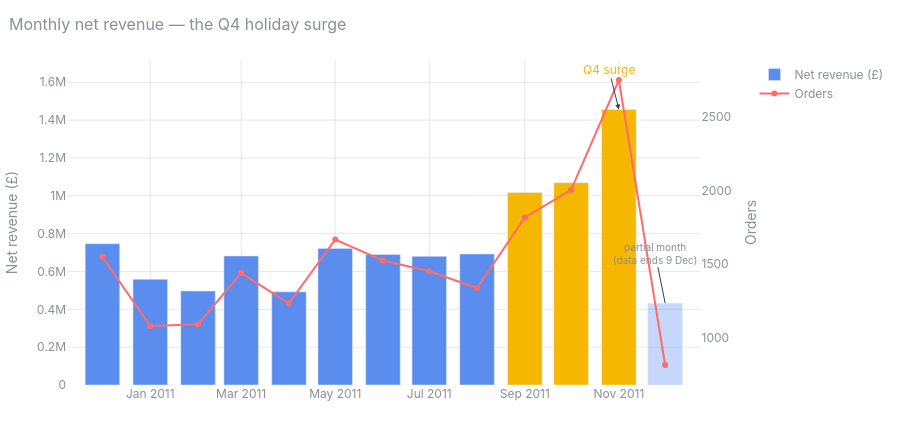

Notebook source saved alongside this figure:
### Markdown cell above
## Time · how does revenue change, and when is the shop strongest?

### Code cell
viz.monthly_revenue(df)

### Figure 1 — Plotly figure (JSON) as saved in the notebook; plotly's stock layout.template omitted (floating-point values rounded to 4 significant figures)
{"data": [{"hovertemplate": "%{x}<br>£%{y:,.0f}<extra></extra>", "marker": {"color": ["#5b8def", "#5b8def", "#5b8def", "#5b8def", "#5b8def", "#5b8def", "#5b8def", "#5b8def", "#5b8def", "#f5b700", "#f5b700", "#f5b700", "rgba(91,141,239,.35)"]}, "name": "Net revenue (£)", "type": "bar", "x": ["2010-12", "2011-01", "2011-02", "2011-03", "2011-04", "2011-05", "2011-06", "2011-07", "2011-08", "2011-09", "2011-10", "2011-11", "2011-12"], "y": [746700.0, 558400.0, 497000.0, 682000.0, 492400.0, 722100.0, 690000.0, 680200.0, 692400.0, 1018000.0, 1069000.0, 1456000.0, 432700.0]}, {"hovertemplate": "%{x}<br>%{y:,} orders<extra></extra>", "line": {"color": "#ff6b6b", "width": 2}, "mode": "lines+markers", "name": "Orders", "type": "scatter", "x": ["2010-12", "2011-01", "2011-02", "2011-03", "2011-04", "2011-05", "2011-06", "2011-07", "2011-08", "2011-09", "2011-10", "2011-11", "2011-12"], "xaxis": "x", "y": [1550, 1081, 1093, 1440, 1235, 1668, 1525, 1452, 1339, 1818, 2005, 2751, 816], "yaxis": "y2"}], "layout": {"annotations": [{"arrowhead": 2, "ay": -40, "font": {"color": "#f5b700"}, "showarrow": true, "text": "Q4 surge", "x": "2011-11", "y": 1456000.0}, {"ay": -50, "font": {"size": 10}, "showarrow": true, "text": "partial month<br>(data ends 9 Dec)", "x": "2011-12", "y": 432700.0}], "font": {"color": "#8a8f98", "family": "Inter, system-ui, sans-serif", "size": 12}, "height": 430, "hoverlabel": {"font": {"size": 12}}, "legend": {"bgcolor": "rgba(0,0,0,0)"}, "margin": {"b": 45, "l": 50, "r": 20, "t": 60}, "paper_bgcolor": "rgba(0,0,0,0)", "plot_bgcolor": "rgba(0,0,0,0)", "title": {"font": {"size": 16}, "text": "Monthly net revenue — the Q4 holiday surge", "x": 0.01}, "xaxis": {"anchor": "y", "domain": [0.0, 0.94], "gridcolor": "rgba(128,128,128,.18)", "zeroline": false}, "yaxis": {"anchor": "x", "domain": [0.0, 1.0], "gridcolor": "rgba(128,128,128,.18)", "title": {"text": "Net revenue (£)"}, "zeroline": false}, "yaxis2": {"anchor": "x", "gridcolor": "rgba(128,128,128,.18)", "overlaying": "y", "showgrid": false, "side": "right", "title": {"text": "Orders"}, "zeroline": false}}}
